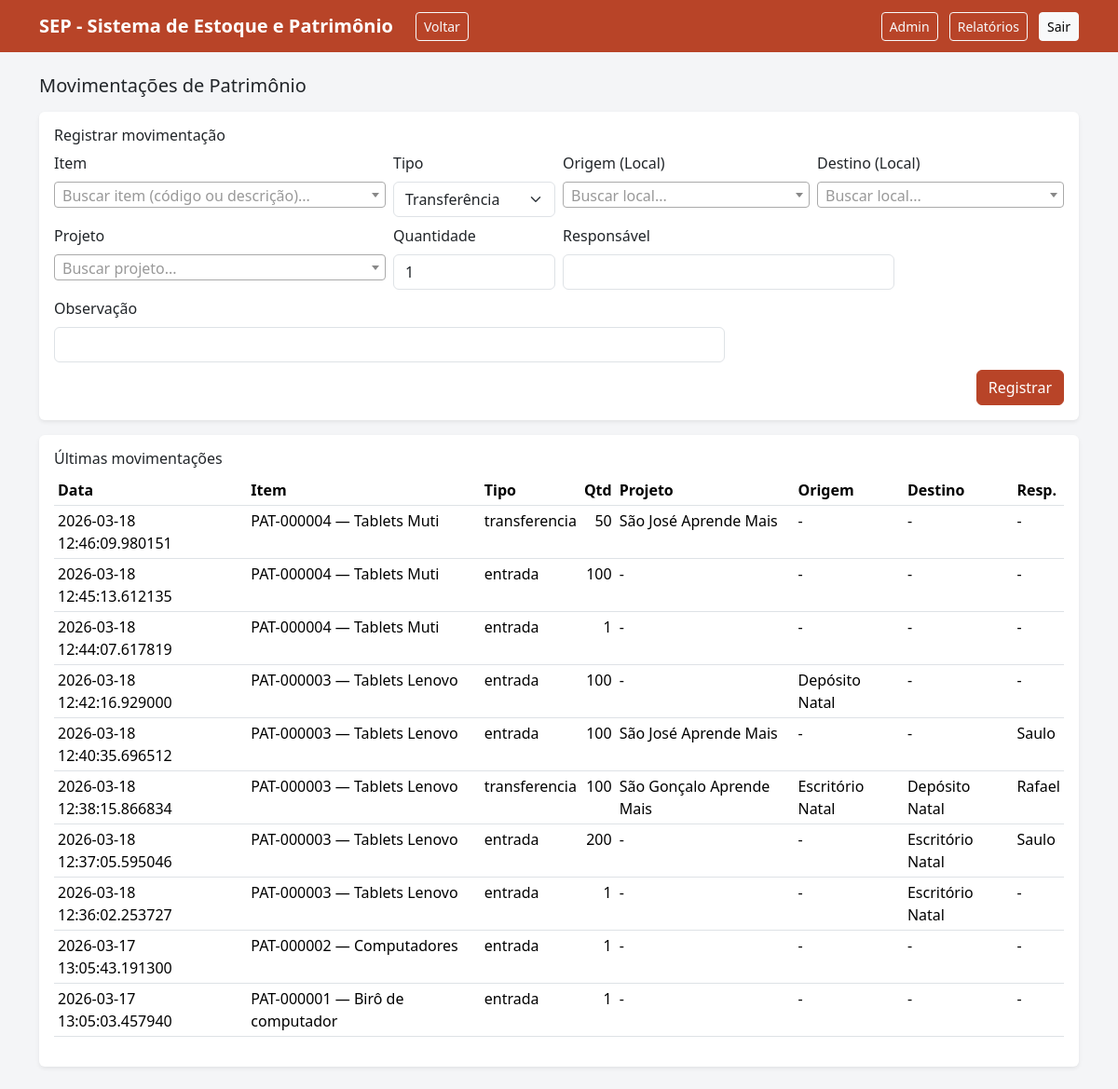
The page /admin/patrimonio/movs (signed in) on the database its author committed.
### models.py (models this page shows)
class PatrimonioMov(db.Model):
    __tablename__ = "patrimonio_mov"
    id = db.Column(db.Integer, primary_key=True)
    item_id = db.Column(db.Integer, db.ForeignKey("patrimonio_item.id"), nullable=False)
    data = db.Column(db.DateTime, default=datetime.utcnow, nullable=False)
    tipo = db.Column(db.String(40), nullable=False)  # entrada, transferencia, manutencao, baixa
    origem_local_id = db.Column(db.Integer, db.ForeignKey("local.id"), nullable=True)
    destino_local_id = db.Column(db.Integer, db.ForeignKey("local.id"), nullable=True)
    projeto_id = db.Column(db.Integer, db.ForeignKey("projeto.id"), nullable=True)
    responsavel = db.Column(db.String(120), nullable=True)
    observacao = db.Column(db.Text, nullable=True)
    qtd = db.Column(db.Integer, nullable=False, default=1)

class Projeto(db.Model):
    __tablename__ = "projeto"
    id = db.Column(db.Integer, primary_key=True)
    nome = db.Column(db.String(180), nullable=False)
    cliente_id = db.Column(db.Integer, db.ForeignKey("cliente.id"), nullable=True)
    local_id = db.Column(db.Integer, db.ForeignKey("local.id"), nullable=True)
    status = db.Column(db.String(40), nullable=False, default="ativo")
    data_inicio = db.Column(db.Date, nullable=True)
    data_fim = db.Column(db.Date, nullable=True)
    observacao = db.Column(db.Text, nullable=True)

class Local(db.Model):
    __tablename__ = "local"
    id = db.Column(db.Integer, primary_key=True)
    nome = db.Column(db.String(150), nullable=False)
    tipo = db.Column(db.String(50), nullable=False, default="escritorio")  # escritorio, cliente, grafica, almoxarifado, outro
    endereco = db.Column(db.String(250), nullable=True)
    municipio_id = db.Column(db.Integer, db.ForeignKey("municipio.id"), nullable=False)
    observacao = db.Column(db.Text, nullable=True)

### app.py (the view)
    @app.route("/admin/patrimonio/movs")
    @admin_required
    def admin_patrimonio_mov():
        Local2 = aliased(Local)
        rows = (db.session.query(
                    PatrimonioMov,
                    PatrimonioItem.codigo.label("item_codigo"),
                    PatrimonioItem.descricao.label("item_desc"),
                    Local.nome.label("origem_nome"),
                    Local2.nome.label("destino_nome"),
                    Projeto.nome.label("projeto_nome"),
                )
                .join(PatrimonioItem, PatrimonioMov.item_id == PatrimonioItem.id)
                .outerjoin(Local, PatrimonioMov.origem_local_id == Local.id)
                .outerjoin(Local2, PatrimonioMov.destino_local_id == Local2.id)
                .outerjoin(Projeto, PatrimonioMov.projeto_id == Projeto.id)
                .order_by(PatrimonioMov.data.desc())
                .limit(500)
                .all())
        movs = []
        for mv, item_codigo, item_desc, origem_nome, destino_nome, projeto_nome in rows:
            movs.append({
                "data": mv.data,
                "tipo": mv.tipo,
                "qtd": int(getattr(mv, "qtd", 1) or 1),
                "item": f"{item_codigo} — {item_desc}",
                "origem": origem_nome,
                "destino": destino_nome,
                "projeto": projeto_nome,
                "responsavel": mv.responsavel,
            })
        return render_template("admin_patrimonio_mov.html", movs=movs)

### templates/admin_patrimonio_mov.html (shortened to what this page needs)
{% extends "base.html" %}
{% block content %}
<h1 class="h5 mb-3">Movimentações de Patrimônio</h1>
<div class="card shadow-sm mb-3">
  <div class="card-body">
    <h2 class="h6 mb-2">Registrar movimentação</h2>
    <form method="post" action="{{ url_for('admin_patrimonio_mov_add') }}" class="row g-2">
      <div class="col-md-4">
        <label class="form-label">Item</label>
      </div>
      <div class="col-md-2">
        <label class="form-label">Tipo</label>
        <select class="form-select" name="tipo">
          <option value="transferencia">Transferência</option>
        </select>
      </div>
      <div class="col-md-3">
        <label class="form-label">Origem (Local)</label>
      </div>
      <div class="col-md-3">
        <label class="form-label">Destino (Local)</label>
      </div>
      <div class="col-md-4">
        <label class="form-label">Projeto</label>
      </div>
      <div class="col-md-2">
        <label class="form-label">Quantidade</label>
        <input class="form-control" name="qtd" type="number" min="1" value="1" required>
      </div>
      <div class="col-md-4">
        <label class="form-label">Responsável</label>
        <input class="form-control" name="responsavel">
      </div>
      <div class="col-md-8">
        <label class="form-label">Observação</label>
        <input class="form-control" name="observacao">
      </div>
      <div class="col-12 d-grid d-md-flex justify-content-end">
        <button class="btn btn-primary">Registrar</button>
      </div>
    </form>
  </div>
</div>
<div class="card shadow-sm">
  <div class="card-body">
    <h2 class="h6">Últimas movimentações</h2>
    <div class="table-responsive">
      <table class="table table-sm">
        <thead><tr><th>Data</th><th>Item</th><th>Tipo</th><th class="text-end">Qtd</th><th>Projeto</th><th>Origem</th><th>Destino</th><th>Resp.</th></tr></thead>
        <tbody>
          {% for mv in movs %}
            <tr>
              <td>{{ mv.data }}</td>
              <td>{{ mv.item }}</td>
              <td>{{ mv.tipo }}</td>
              <td class="text-end">{{ mv.qtd }}</td>
              <td>{{ mv.projeto or '-' }}</td>
              <td>{{ mv.origem or '-' }}</td>
              <td>{{ mv.destino or '-' }}</td>
              <td>{{ mv.responsavel or '-' }}</td>
            </tr>
          {% endfor %}
        </tbody>
      </table>
    </div>
  </div>
</div>
{% endblock %}

### templates/base.html (style rules this page uses)
:root { --sep-primary:#B84428; --sep-secondary:#5B91C6; --sep-accent:#E2B353; --sep-bg:#f4f5f7; --sep-dark:#1f2937; }
body { background: var(--sep-bg); }
.btn-primary { background: var(--sep-primary); border-color: var(--sep-primary); }
.card { border: none; }

### rows shown on the page
PatrimonioMov: data "2026-03-18 12:46:09.980151", item "PAT-000004 — Tablets Muti", tipo "transferencia", qtd "50", nome "São José Aprende Mais", origem "-", destino "-", responsavel "-"
PatrimonioMov: data "2026-03-18 12:45:13.612135", item "PAT-000004 — Tablets Muti", tipo "entrada", qtd "100", projeto "-", origem "-", destino "-", responsavel "-"
PatrimonioMov: data "2026-03-18 12:44:07.617819", item "PAT-000004 — Tablets Muti", tipo "entrada", qtd "1", projeto "-", origem "-", destino "-", responsavel "-"
PatrimonioMov: data "2026-03-18 12:42:16.929000", item "PAT-000003 — Tablets Lenovo", tipo "entrada", qtd "100", projeto "-", nome "Depósito Natal", destino "-", responsavel "-"
PatrimonioMov: data "2026-03-18 12:40:35.696512", item "PAT-000003 — Tablets Lenovo", tipo "entrada", qtd "100", nome "São José Aprende Mais", origem "-", destino "-", responsavel "Saulo"
PatrimonioMov: data "2026-03-18 12:38:15.866834", item "PAT-000003 — Tablets Lenovo", tipo "transferencia", qtd "100", nome "São Gonçalo Aprende Mais", nome "Escritório Natal", nome "Depósito Natal", responsavel "Rafael"
PatrimonioMov: data "2026-03-18 12:37:05.595046", item "PAT-000003 — Tablets Lenovo", tipo "entrada", qtd "200", projeto "-", origem "-", nome "Escritório Natal", responsavel "Saulo"
PatrimonioMov: data "2026-03-18 12:36:02.253727", item "PAT-000003 — Tablets Lenovo", tipo "entrada", qtd "1", projeto "-", origem "-", nome "Escritório Natal", responsavel "-"
PatrimonioMov: data "2026-03-17 13:05:43.191300", item "PAT-000002 — Computadores", tipo "entrada", qtd "1", projeto "-", origem "-", destino "-", responsavel "-"
PatrimonioMov: data "2026-03-17 13:05:03.457940", item "PAT-000001 — Birô de computador", tipo "entrada", qtd "1", projeto "-", origem "-", destino "-", responsavel "-"

### other values the page prints
{{ app_title or "SEP" }} "SEP - Sistema de Estoque e Patrimônio"
